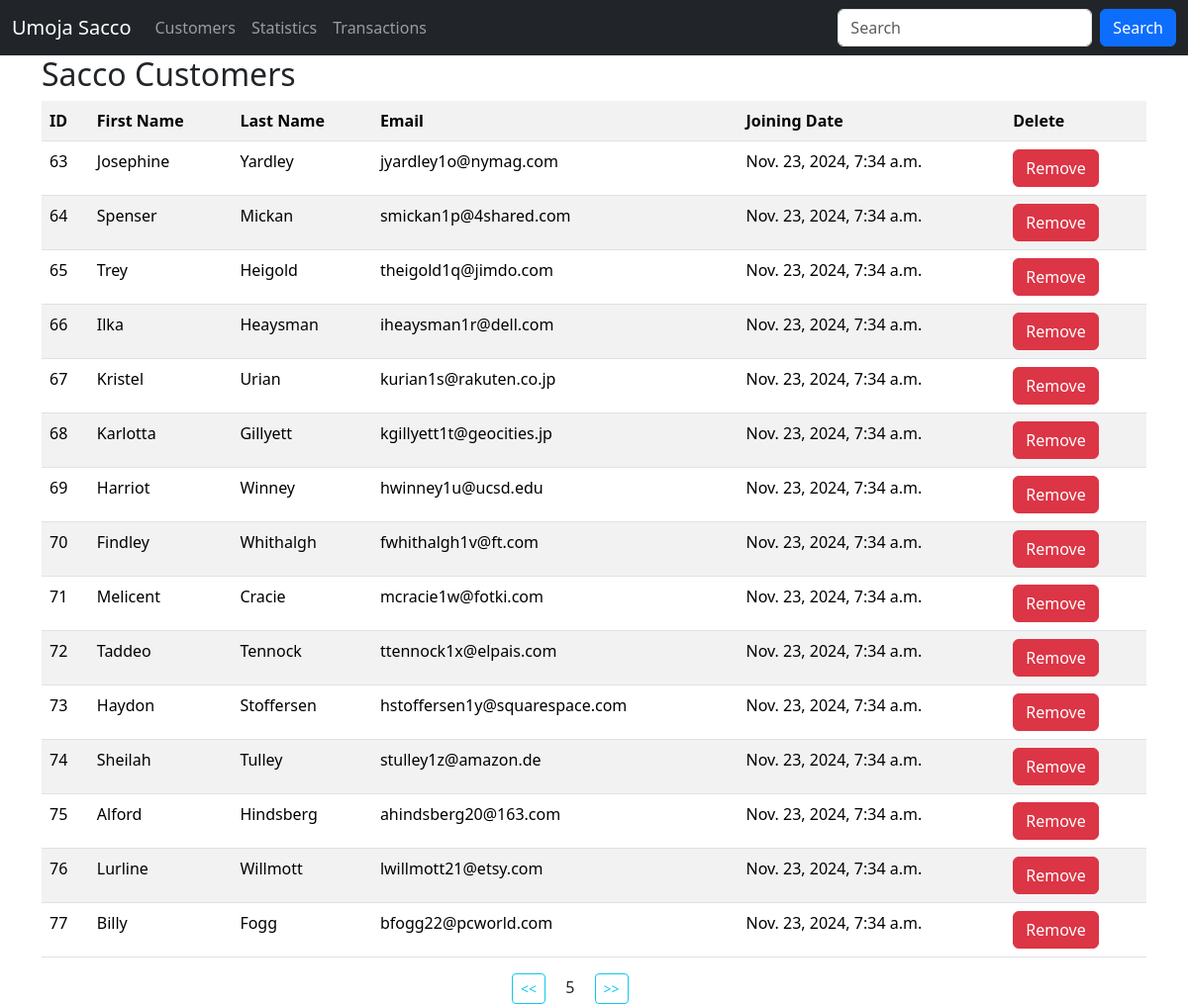
The app's page /?page=5 with its own data.
### sacco/models.py (models this page shows, shortened)
class Customer(models.Model):
    first_name = models.CharField(max_length=60)
    last_name = models.CharField(max_length=60)
    email = models.EmailField(unique=True)
    dob = models.DateField()
    gender = models.CharField(max_length=11)
    weight = models.IntegerField(default=0)
    created_at = models.DateTimeField(auto_now_add=True)
    updated_at = models.DateField(auto_now=True)
    class Meta:
        db_table = 'customers'

### sacco/views.py (the view)
# urls.py: path('', views.customers, name='customers'),
def customers(request):
    data = Customer.objects.all().order_by('id').values() #ORM -- object relational matter select * from customers
    paginator = Paginator(data, 15)
    page_number = request.GET.get('page', 1)
    try:
        paginated_data = paginator.page(page_number)
    except PageNotAnInteger | EmptyPage:
        paginated_data = paginator.page(1)
    return render(request, 'customers.html', {"data": paginated_data})

### templates/customers.html (shortened to what this page needs)
{% extends 'layout.html' %}
{% block content %}
    <div class="container">
        <h2>Sacco Customers </h2>
        <table class="table table-striped">
            <tr>
                <th>ID</th>
                <th>First Name</th>
                <th>Last Name</th>
                <th>Email</th>
                <th>Joining Date</th>
                <th>Delete</th>
            </tr>
            {% for customer in data.object_list %}
                <tr>
                    <td>{{ customer.id }}</td>
                    <td>{{ customer.first_name }}</td>
                    <td>{{ customer.last_name }}</td>
                    <td>{{ customer.email }}</td>
                    <td>{{ customer.created_at }}</td>
                    <td>
                        <a class="btn btn-danger" href="{% url 'delete_customer' customer.id %}">Remove</a>
                    </td>
                </tr>
            {% empty %}
                <p>No customers in the sacco</p>
            {% endfor %}
        </table>
        <div class="row justify-content-center">
            <div class="col-sm-2">
                {% if data.has_previous %}
                    <a class="btn btn-outline-info btn-sm" href="?page={{ data.previous_page_number }}"> << </a>
                {% endif %}
                <span class="mx-3" >{{data.number}}</span>
                {% if data.has_next %}
                    <a class="btn btn-outline-info btn-sm" href="?page={{ data.next_page_number }}"> >> </a>
                {% endif %}
            </div>
        </div>
    </div>
{% endblock content %}

### records on screen
Customer: id "63", first_name "Josephine", last_name "Yardley", email "jyardley1o@nymag.com", created_at "Nov. 23, 2024, 7:34 a.m."
Customer: id "64", first_name "Spenser", last_name "Mickan", email "smickan1p@4shared.com", created_at "Nov. 23, 2024, 7:34 a.m."
Customer: id "65", first_name "Trey", last_name "Heigold", email "theigold1q@jimdo.com", created_at "Nov. 23, 2024, 7:34 a.m."
Customer: id "66", first_name "Ilka", last_name "Heaysman", email "iheaysman1r@dell.com", created_at "Nov. 23, 2024, 7:34 a.m."
Customer: id "67", first_name "Kristel", last_name "Urian", email "kurian1s@rakuten.co.jp", created_at "Nov. 23, 2024, 7:34 a.m."
Customer: id "68", first_name "Karlotta", last_name "Gillyett", email "kgillyett1t@geocities.jp", created_at "Nov. 23, 2024, 7:34 a.m."
Customer: id "69", first_name "Harriot", last_name "Winney", email "hwinney1u@ucsd.edu", created_at "Nov. 23, 2024, 7:34 a.m."
Customer: id "70", first_name "Findley", last_name "Whithalgh", email "fwhithalgh1v@ft.com", created_at "Nov. 23, 2024, 7:34 a.m."
Customer: id "71", first_name "Melicent", last_name "Cracie", email "mcracie1w@fotki.com", created_at "Nov. 23, 2024, 7:34 a.m."
Customer: id "72", first_name "Taddeo", last_name "Tennock", email "ttennock1x@elpais.com", created_at "Nov. 23, 2024, 7:34 a.m."
Customer: id "73", first_name "Haydon", last_name "Stoffersen", email "hstoffersen1y@squarespace.com", created_at "Nov. 23, 2024, 7:34 a.m."
Customer: id "74", first_name "Sheilah", last_name "Tulley", email "stulley1z@amazon.de", created_at "Nov. 23, 2024, 7:34 a.m."
Customer: id "75", first_name "Alford", last_name "Hindsberg", email "ahindsberg20@163.com", created_at "Nov. 23, 2024, 7:34 a.m."
Customer: id "76", first_name "Lurline", last_name "Willmott", email "lwillmott21@etsy.com", created_at "Nov. 23, 2024, 7:34 a.m."
Customer: id "77", first_name "Billy", last_name "Fogg", email "bfogg22@pcworld.com", created_at "Nov. 23, 2024, 7:34 a.m."

### other values on screen
{{ data.number }} "5"
